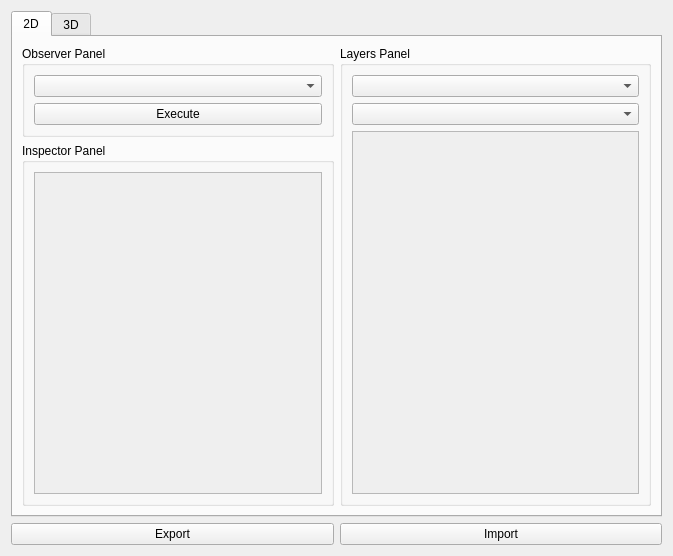
<?xml version="1.0" encoding="UTF-8"?>
<ui version="4.0">
 <class>Form</class>
 <widget class="QWidget" name="Form">
  <property name="geometry">
   <rect>
    <x>0</x>
    <y>0</y>
    <width>673</width>
    <height>556</height>
   </rect>
  </property>
  <property name="windowTitle">
   <string>Form</string>
  </property>
  <layout class="QVBoxLayout" name="verticalLayout_8">
   <item>
    <widget class="QTabWidget" name="Tabs">
     <property name="currentIndex">
      <number>0</number>
     </property>
     <widget class="QWidget" name="Tab_2D">
      <attribute name="title">
       <string>2D</string>
      </attribute>
      <layout class="QHBoxLayout" name="horizontalLayout_2">
       <item>
        <layout class="QVBoxLayout" name="VL_Tools">
         <item>
          <widget class="QGroupBox" name="GBL_CP">
           <property name="title">
            <string>Observer Panel</string>
           </property>
           <layout class="QVBoxLayout" name="verticalLayout_12">
            <item>
             <widget class="HotCombo" name="CoB_2d_Target_IMG"/>
            </item>
            <item>
             <widget class="QPushButton" name="Btn_2d_Exc">
              <property name="text">
               <string>Execute</string>
              </property>
             </widget>
            </item>
           </layout>
          </widget>
         </item>
         <item>
          <widget class="QGroupBox" name="BGL_Props">
           <property name="title">
            <string>Inspector Panel</string>
           </property>
           <layout class="QVBoxLayout" name="verticalLayout_13">
            <item>
             <widget class="QScrollArea" name="SA_2d_PropArea">
              <property name="widgetResizable">
               <bool>true</bool>
              </property>
              <widget class="QWidget" name="VSAL_2d_prop_content">
               <property name="geometry">
                <rect>
                 <x>0</x>
                 <y>0</y>
                 <width>289</width>
                 <height>326</height>
                </rect>
               </property>
               <layout class="QVBoxLayout" name="VL_2d_props_content"/>
              </widget>
             </widget>
            </item>
           </layout>
          </widget>
         </item>
        </layout>
       </item>
       <item>
        <layout class="QVBoxLayout" name="VL_2d_MainStack">
         <item>
          <widget class="QGroupBox" name="GB_LayersStack">
           <property name="title">
            <string>Layers Panel</string>
           </property>
           <layout class="QVBoxLayout" name="verticalLayout_2">
            <item>
             <widget class="HotCombo" name="CoB_2d_stack_remove"/>
            </item>
            <item>
             <widget class="HotCombo" name="CoB_2d_stack_add"/>
            </item>
            <item>
             <widget class="QScrollArea" name="VSA_2d_StackArea">
              <property name="widgetResizable">
               <bool>true</bool>
              </property>
              <widget class="QWidget" name="VL_2d_Stack_Area_Content">
               <property name="geometry">
                <rect>
                 <x>0</x>
                 <y>0</y>
                 <width>288</width>
                 <height>365</height>
                </rect>
               </property>
               <layout class="QVBoxLayout" name="VL_2D_stack_content">
                <item>
                 <spacer name="VS_2D_VSA_stacker">
                  <property name="orientation">
                   <enum>Qt::Orientation::Vertical</enum>
                  </property>
                  <property name="sizeHint" stdset="0">
                   <size>
                    <width>20</width>
                    <height>40</height>
                   </size>
                  </property>
                 </spacer>
                </item>
               </layout>
              </widget>
             </widget>
            </item>
           </layout>
          </widget>
         </item>
        </layout>
       </item>
      </layout>
     </widget>
     <widget class="QWidget" name="Tab_3D">
      <attribute name="title">
       <string>3D</string>
      </attribute>
      <layout class="QHBoxLayout" name="horizontalLayout"/>
     </widget>
    </widget>
   </item>
   <item>
    <layout class="QHBoxLayout" name="L_IO">
     <item>
      <widget class="QPushButton" name="Btn_Export">
       <property name="text">
        <string>Export</string>
       </property>
      </widget>
     </item>
     <item>
      <widget class="QPushButton" name="Btn_Import">
       <property name="text">
        <string>Import</string>
       </property>
      </widget>
     </item>
    </layout>
   </item>
  </layout>
 </widget>
 <customwidgets>
  <customwidget>
   <class>HotCombo</class>
   <extends>QComboBox</extends>
   <header location="global">glsl_studio.ui.util.HotCombo</header>
  </customwidget>
 </customwidgets>
 <resources/>
 <connections/>
</ui>
